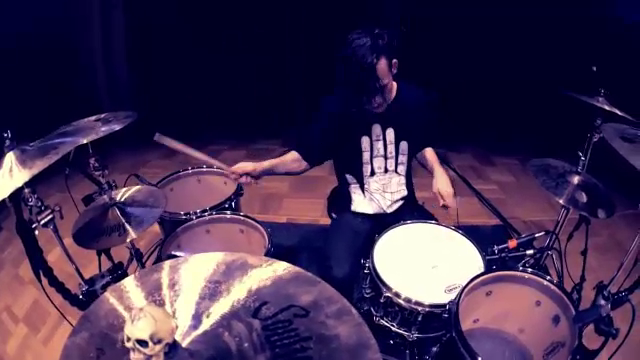
#> input picture frame 46 of Working with Video/videos/drummer.mp4, 640 x 360 px, given in place of slow.flv, which was not available
$ jupyter execute '24. Motion Tracking with Mean Shift and CAMSHIFT.ipynb'   (shell and % lines are left out)   (text cells are left out)
#> lines starting #> are read from the running program, lines starting #| are printed output that depends on the picture; after the words box and inside, x2 and y2 are one past the last pixel; in counts of white or black regions, pixels touching at a corner belong together; pictures that were not available may be replaced by others from this repository, and a replacement may not be noted
[cell 1]
# Our Setup, Import Libaries, Create our Imshow Function and Download our Images
import cv2
import numpy as np
from matplotlib import pyplot as plt
from google.colab.patches import cv2_imshow

# Define our imshow function
def imshow(title = "Image", image = None, size = 10):
    w, h = image.shape[0], image.shape[1]
    aspect_ratio = w/h
    plt.figure(figsize=(size * aspect_ratio,size))
    plt.imshow(cv2.cvtColor(image, cv2.COLOR_BGR2RGB))
    plt.title(title)
    plt.show()

[cell 2]
cap = cv2.VideoCapture('slow.flv')

# take first frame of the video
ret,frame = cap.read()
#> frame is the input picture: shape (360, 640, 3); mean B, G, R 80.3, 46.1, 64

# Get the height and width of the frame (required to be an interger)
width = int(cap.get(3))
height = int(cap.get(4))

# Define the codec and create VideoWriter object. The output is stored in '*.avi' file.
out = cv2.VideoWriter('car_tracking_mean_shift.avi', cv2.VideoWriter_fourcc('M','J','P','G'), 30, (width, height))

# setup initial location of window
r,h,c,w = 250,90,400,125  # simply hardcoded the values
track_window = (c,r,w,h)

# set up the ROI for tracking
roi = frame[r:r+h, c:c+w]
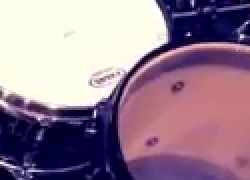
#> roi: shape (90, 125, 3) (shown 2 times larger); mean B, G, R 146.2, 127.5, 152
hsv_roi =  cv2.cvtColor(frame, cv2.COLOR_BGR2HSV)
#> hsv_roi: shape (360, 640, 3); mean H, S, V 123.2, 182.6, 89.7
mask = cv2.inRange(hsv_roi, np.array((0., 60.,32.)), np.array((180.,255.,255.)))
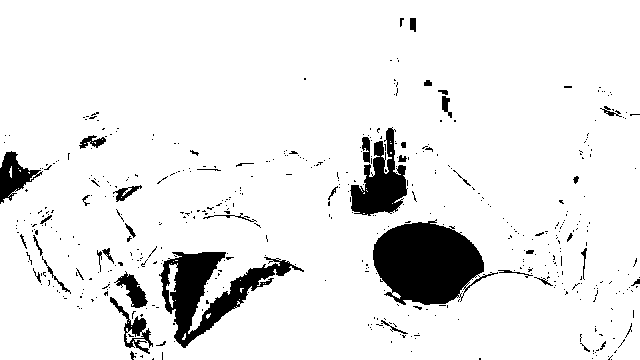
#> mask: shape (360, 640); 91.4% white; 496 black regions (452 under 20 px), largest, box (x1, y1, x2, y2) and area: (373, 219, 498, 305) 6976, (159, 252, 304, 348) 4709, (350, 127, 408, 216) 2584
roi_hist = cv2.calcHist([hsv_roi],[0],mask,[180],[0,180])
#> roi_hist = 180 values, max 85793 at index 120, min 0 at index 32, mean 1169.5
cv2.normalize(roi_hist,roi_hist,0,255,cv2.NORM_MINMAX)

# Setup the termination criteria, either 10 iteration or move by atleast 1 pt
term_crit = ( cv2.TERM_CRITERIA_EPS | cv2.TERM_CRITERIA_COUNT, 10, 1 )

while(1):
    ret, frame = cap.read()
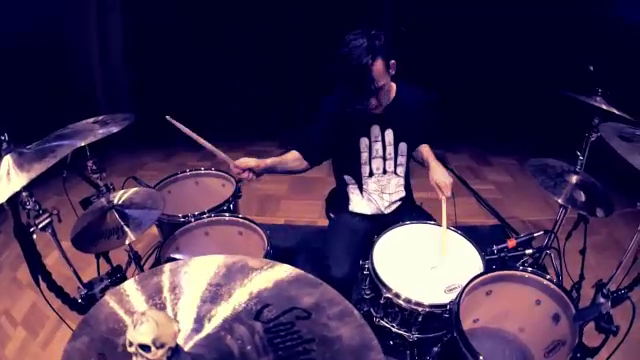
#> input picture frame 47 of Working with Video/videos/drummer.mp4, 640 x 360 px, given in place of slow.flv, which was not available
#> frame is the input picture: shape (360, 640, 3); mean B, G, R 80, 46, 63.9

    if ret == True:
        hsv = cv2.cvtColor(frame, cv2.COLOR_BGR2HSV)
#> hsv: shape (360, 640, 3); mean H, S, V 123.2, 182.7, 89.5
        dst = cv2.calcBackProject([hsv],[0],roi_hist,[0,180],1)
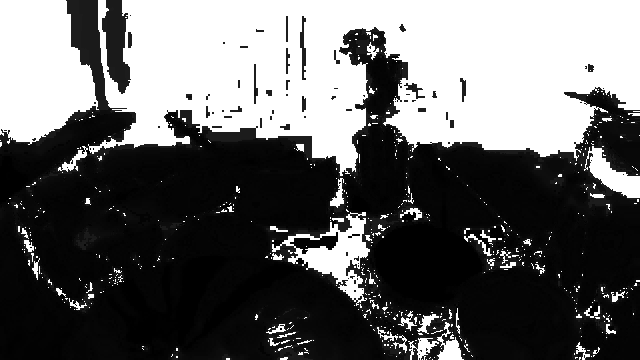
#> dst: shape (360, 640); min 0, max 255, mean 100.7

        # apply meanshift to get the new location
        ret, track_window = cv2.meanShift(dst, track_window, term_crit)
#> ret = 10; track_window = (347, 270, 125, 90)

        # Draw it on image
        x,y,w,h = track_window
#> x = 347; y = 270; w = 125; h = 90
        img2 = cv2.rectangle(frame, (x,y), (x+w,y+h), (255,255,255),2)
        out.write(img2)
        #imshow('Tracking', img2)

    else:
        break

cap.release()
out.release()

$ run again, starting later in the video
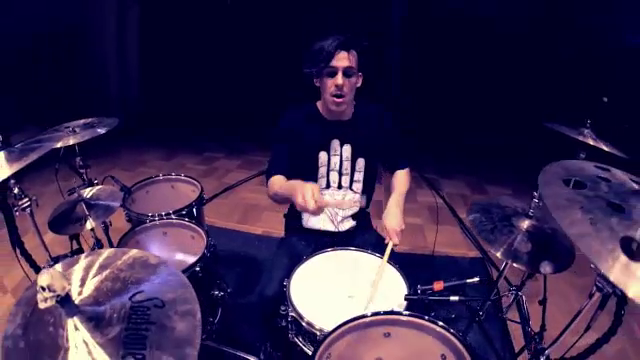
#> input picture frame 209 of Working with Video/videos/drummer.mp4, 640 x 360 px, given in place of slow.flv, which was not available
#> frame is the input picture: shape (360, 640, 3); mean B, G, R 75.8, 39.1, 54.3
#> hsv_roi: shape (360, 640, 3); mean H, S, V 124.2, 190.8, 82.7
#> `mask = cv2.inRange(hsv_roi, np.array((0., 60.,32.)), np.array((180.,25..`:
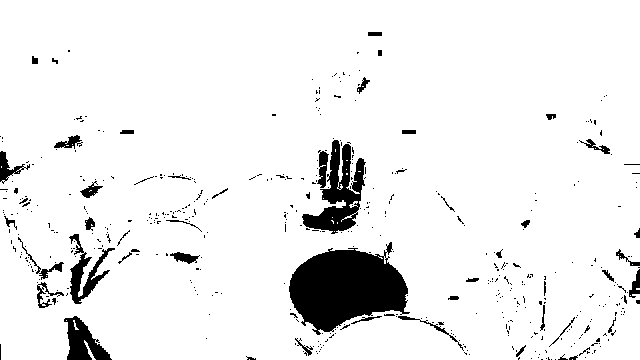
#> mask: shape (360, 640); 92.8% white; 484 black regions (433 under 20 px), largest, box (x1, y1, x2, y2) and area: (289, 242, 410, 335) 7083, (302, 140, 366, 234) 2544, (64, 316, 112, 360) 1096
#> roi_hist = 180 values, max 95179 at index 120, min 0 at index 28, mean 1188.1
#> hsv: shape (360, 640, 3); mean H, S, V 124.6, 190.1, 83.2
#> `dst = cv2.calcBackProject([hsv],[0],roi_hist,[0,180],1)`:
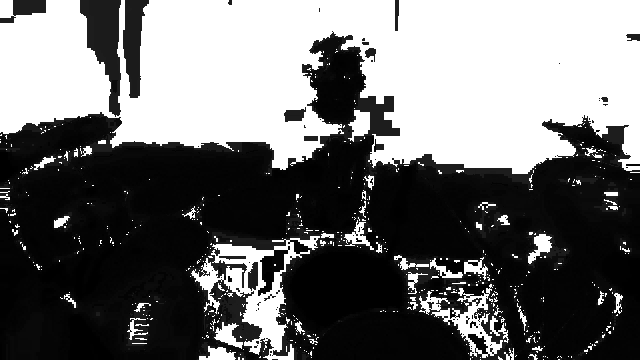
#> dst: shape (360, 640); min 0, max 255, mean 109.4
#> ret = 1; track_window = (397, 254, 125, 90)
#> x = 397; y = 254; w = 125; h = 90
